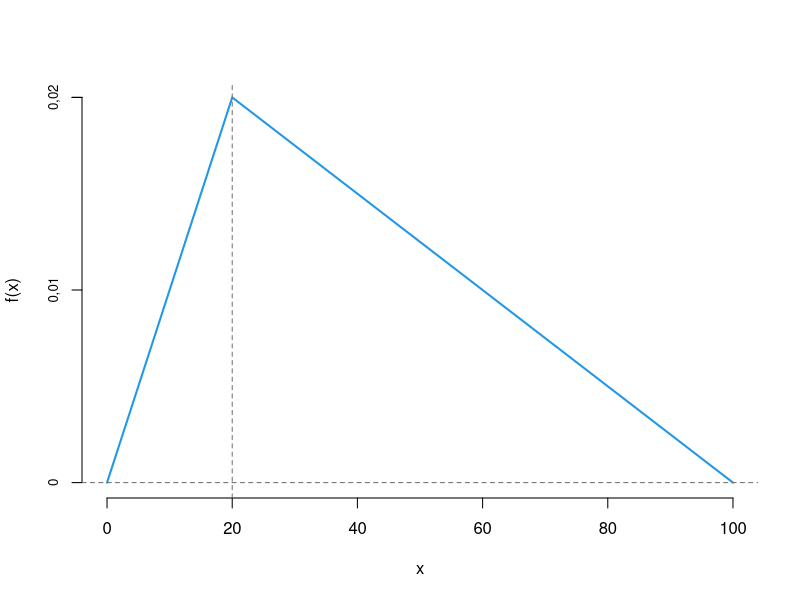

Reproduce this figure in R.
## ---- chunk 1
#htmltools::tags$iframe(title = "GGZ", src ="http://learning-dashboard.lehre.hwr-berlin.de:3838/Apps_RBook/#section-ggz", width=760, height=500)
## ---- chunk 2
#htmltools::tags$iframe(title = "GGZ", src="http://learning-dashboard.lehre.hwr-berlin.de:3838/Apps_RBook/#section-wahrscheinlichkeiten",  width=760, height=700)
## ---- chunk 3
xwert<-60
a=0; b=100; c=20
x<-seq(a,b,0.1)

fx<-function(x,a=0,b=2,c=0.7){
    if(x>c&x<=b){
      px<-(2*(b-x))/((b-a)*(b-c))
    } else if (x>=a&x<=c){
      px<-(2*(x-a))/((b-a)*(c-a))
    } else {
      px<-0
    }
    return(px)
}


top<-2/(b-a); topp<-gsub("\\.","\\,",round(top,4))
px<-sapply(x,fx,a=a,b=b,c=c)
  
plot(x,px,lwd=2,col=4,type="l",axes=F,ylab="f(x)",ylim=c(0,0.02))
axis(1)
axis(2,at=c(0,0.01,top,0.02),labels=c(0,"0,01",topp,"0,02"),cex.axis=0.8)
abline(v=c,lty=2,col="gray44")
abline(h=0,lty=2,col="gray44")

## ---- chunk 4
#htmltools::tags$iframe(title = "GGZ", src ="http://learning-dashboard.lehre.hwr-berlin.de:3838/Apps_RBook/#section-zgs",  width=760, height=700)
## ---- chunk 5
htmltools::tags$iframe(title = "Aufgabe_ZGS", src ="./htmls/Aufgabe_ZGS.html",  width=760, height=500)
## ---- chunk 6
htmltools::tags$iframe(title = "Wortwolke", src ="http://learning-dashboard.lehre.hwr-berlin.de:3838/Apps_RBook/#section-wortwolke",  width=760, height=600)
